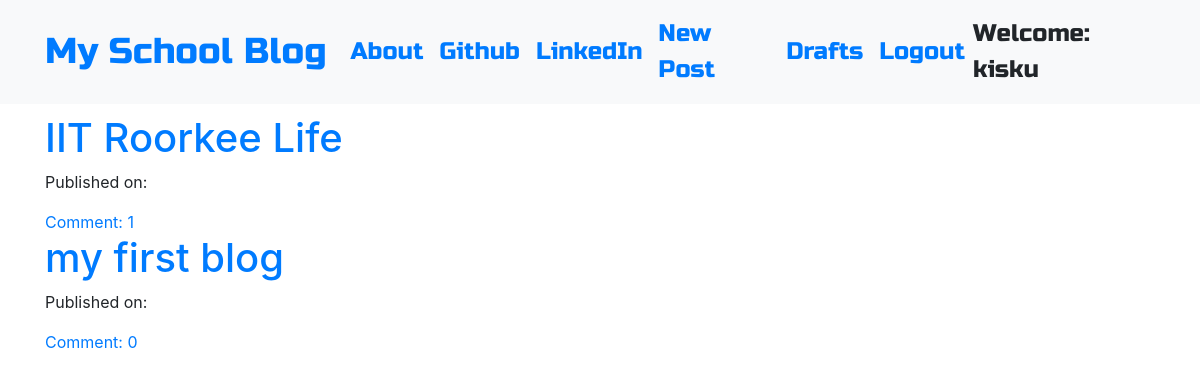
Page /drafts/ (signed in) on the committed database.
### blog/models.py (models this page shows, shortened)
class Post(models.Model):
    author=models.ForeignKey('auth.User',on_delete=models.CASCADE)
    title = models.CharField(max_length=200)
    text = models.TextField()
    created_date = models.DateTimeField(default=timezone.now())
    published_date = models.DateTimeField(blank=True,null=True)
    def approve_comments(self):
        return self.comments.filter(approved_comment=True)

### blog/views.py (the view)
# urls.py: path('drafts/',views.DraftListView.as_view(),name = 'post_draft_list'),
class DraftListView(LoginRequiredMixin,ListView):
    login_url='/login/'
    redirect_field_name= 'blog/post_draft_list.html'
    model =Post
    def get_queryset(self):
        return Post.objects.filter(published_date__isnull=True).order_by('created_date')

### blog/templates/blog/post_list.html
{% extends "blog/base.html" %}
{% block content %}
<div class="centerstage">
  {% for post in post_list %}
  <div class="post">
    <h1><a href="{% url 'post_detail' pk=post.pk %}">{{ post.title }}</a></h1>
    <div class="date">
      <p>Published on: {{ post.published_date|date:"d M Y" }}</p>
    </div>
    <a href="{% url 'post_detail' pk=post.pk %}">Comment: {{ post.approve_comments.count }}</a>
  </div>
  {% endfor %}
</div>
{% endblock%}

### blog/templates/blog/base.html (shortened to what this page needs)
<!DOCTYPE html>
{% load static %}
<html lang="en" dir="ltr">
  <head>
    <link rel="stylesheet" href="https://stackpath.bootstrapcdn.com/bootstrap/4.1.3/css/bootstrap.min.css"
>
    <link href="https://maxcdn.bootstrapcdn.com/font-awesome/4.7.0/css/font-awesome.min.css" rel="stylesheet">
    <link rel="stylesheet" href="//cdn.jsdelivr.net/npm/medium-editor@latest/dist/css/medium-editor.min.css" type="text/css" media="screen" charset="utf-8">
    <link rel="stylesheet" href="{% static 'css/blog.css' %}">
  </head>
  <body class="loader">
    <nav class="navbar navbar-expand-lg bg-light techfont">
      <div class="container">
        <div class="navbar-nav align-items-center">
            <a class="navbar-brand bigbrand" href="{% url 'post_list' %}">My School Blog</a>
            <a class="nav-item nav-link" href="{% url 'about' %}">About</a>
            <a class="nav-item nav-link" href="https://www.github.com">Github</a>
            <a class="nav-item nav-link" href="https://www.linkedin.com">LinkedIn</a>
        </div>
        <div class="navbar-nav align-items-center ml-auto">
          {% if user.is_authenticated %}
            <a class="nav-item nav-link" href="{% url 'post_new' %}">New Post</a>
            <a class="nav-item nav-link" href="{% url 'post_draft_list' %}">Drafts</a>
            <a class="nav-item nav-link" href="{% url 'logout' %}">Logout</a>
            <a>Welcome: {{user.username}}</a>
          {% else %}
          <a class="nav-item nav-link" href="{% url 'login' %}" aria-label="Login">
            <span class="fa fa-user" aria-hidden="true"></span></a>
          {% endif %}
        </div>
      </div>
    </nav>
    <div class="contents container">
      <div class="row">
        <div class="col-md-8">
          <div class="blog_posts">
            {% block content %}
            {% endblock %}
          </div>
        </div>
      </div>
    </div>
  </body>
</html>

### blog/static/css/blog.css (style rules this page uses)
.techfont { font-family: 'Russo One', sans-serif; font-size: 1.5em; margin-bottom: 10px; }
.centerstage { margin-left: auto; margin-right: auto; }
.bigbrand { font-size: 1.5em; }
.loader { filter:hue-rotate(0deg); color: linear-gradient(45deg,#0f8,#08f); animation:hue 5000ms infinite linear; }

### rows in the picture
Post: title "IIT Roorkee Life", approve_comments.count "1"
Post: title "my first blog", approve_comments.count "0"

### other values in the picture
{{ user.username }} "kisku"
